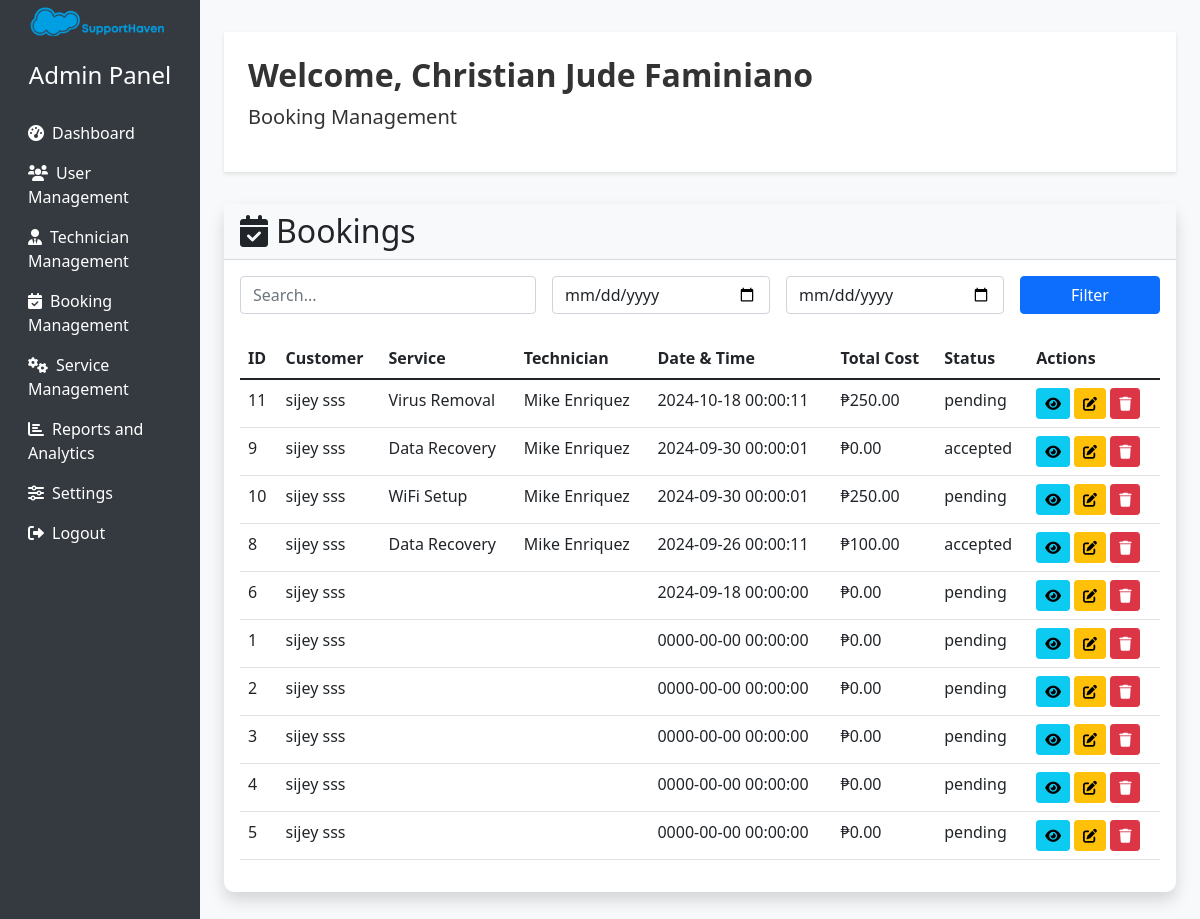
The app's page /admin/booking-management.php (signed in) with its own data.
### tables this page shows
CREATE TABLE `users` (
  `id` int(11) NOT NULL,
  `firstname` varchar(50) NOT NULL,
  `lastname` varchar(50) NOT NULL,
  `email` varchar(100) NOT NULL,
  `password` varchar(255) NOT NULL,
  `created_at` timestamp NOT NULL DEFAULT current_timestamp(),
  `user_role_id` int(11) NOT NULL,
  `auth_provider` enum('local','google','facebook') DEFAULT 'local',
  `oauth_id` varchar(255) DEFAULT NULL,
  `avatar` VARCHAR(255) DEFAULT NULL
);

CREATE TABLE `bookings` (
  `id` int(11) NOT NULL,
  `user_id` int(11) NOT NULL,
  `service_id` int(11) DEFAULT NULL,
  `technician_id` int(11) DEFAULT NULL,
  `booking_date` date NOT NULL,
  `booking_time` time NOT NULL,
  `location` varchar(255) NOT NULL,
  `payment_method` varchar(50) NOT NULL,
  `total_cost` decimal(10,2) NOT NULL,
  `created_at` timestamp NOT NULL DEFAULT current_timestamp(),
  `status` enum('pending','accepted','completed','cancelled') DEFAULT 'pending'
);

CREATE TABLE `services` (
  `id` int(11) NOT NULL,
  `category_id` int(11) DEFAULT NULL,
  `name` varchar(100) NOT NULL,
  `price` decimal(10,2) NOT NULL,
  `description` text DEFAULT NULL
);

### admin/booking-management.php (the view, shortened to what this page needs)
<?php
$database = new Connection();
$db = $database->getConnection();
function getAllBookings($db, $filters = []) {
    $query = "SELECT b.id, u.firstname, u.lastname, s.name as service_name,
              t.firstname as tech_firstname, t.lastname as tech_lastname,
              b.booking_date, b.booking_time, b.location, b.payment_method,
              b.total_cost, b.created_at, b.status
              FROM bookings b
              JOIN users u ON b.user_id = u.id
              LEFT JOIN services s ON b.service_id = s.id
              LEFT JOIN users t ON b.technician_id = t.id";
    $params = [];
    $query .= " ORDER BY b.booking_date DESC, b.booking_time DESC";
    $stmt = $db->prepare($query);
    $stmt->execute();
    return $stmt->fetchAll(PDO::FETCH_ASSOC);
}
$action = isset($_GET['action']) ? $_GET['action'] : 'list';
switch ($action) {
    default:
        $filters = [
            'search' => isset($_GET['search']) ? $_GET['search'] : '',
            'date_from' => isset($_GET['date_from']) ? $_GET['date_from'] : '',
            'date_to' => isset($_GET['date_to']) ? $_GET['date_to'] : ''
        ];
        $bookings = getAllBookings($db, $filters);
        break;
}
$adminName = '';
if (isset($_SESSION['user_id'])) {
    $query = "SELECT firstname, lastname FROM users WHERE id = :user_id";
    $stmt = $db->prepare($query);
    $stmt->bindParam(':user_id', $_SESSION['user_id']);
    $stmt->execute();
    $result = $stmt->fetch(PDO::FETCH_ASSOC);
    if ($result) {
        $adminName = htmlspecialchars($result['firstname'] . ' ' . $result['lastname']);
    }
}
?>
<!DOCTYPE html>
<html lang="en">
<head>
    <link href="https://cdn.jsdelivr.net/npm/bootstrap@5.1.3/dist/css/bootstrap.min.css" rel="stylesheet">
    <link rel="stylesheet" href="https://cdnjs.cloudflare.com/ajax/libs/font-awesome/6.0.0-beta3/css/all.min.css">
</head>
<body>
    <div class="container-fluid">
        <div class="row">
            <nav class="col-md-3 col-lg-2 d-md-block sidebar">
                <div class="position-sticky">
                    <div class="text-center mb-4">
                        <img src="../images/logo.png" alt="SupportHaven Logo" class="admin-logo mb-3">
                        <h4 class="text-white">Admin Panel</h4>
                    </div>
                    <ul class="nav flex-column">
                        <li class="nav-item">
                            <a class="nav-link" href="admin.php"><i class="fas fa-tachometer-alt me-2"></i>Dashboard</a>
                        </li>
                        <li class="nav-item">
                            <a class="nav-link" href="users.php"><i class="fas fa-users me-2"></i>User Management</a>
                        </li>
                        <li class="nav-item">
                            <a class="nav-link" href="technician-management.php"><i class="fas fa-user-tie me-2"></i>Technician Management</a>
                        </li>
                        <li class="nav-item">
                            <a class="nav-link active" href="booking-management.php"><i class="fas fa-calendar-check me-2"></i>Booking Management</a>
                        </li>
                        <li class="nav-item">
                            <a class="nav-link" href="service-management.php"><i class="fas fa-cogs me-2"></i>Service Management</a>
                        </li>
                        <li class="nav-item">
                            <a class="nav-link" href="analytics.php"><i class="fas fa-chart-bar me-2"></i>Reports and Analytics</a>
                        </li>
                        <li class="nav-item">
                            <a class="nav-link" href="settings.php"><i class="fas fa-sliders-h me-2"></i>Settings</a>
                        </li>
                        <li class="nav-item">
                            <a class="nav-link" href="../logout.php"><i class="fas fa-sign-out-alt me-2"></i>Logout</a>
                        </li>
                    </ul>
                </div>
            </nav>
            <main role="main" class="col-md-9 ml-sm-auto col-lg-10 px-md-4 main-content">
                <div class="admin-header p-4">
                    <h2 class="display-9 fw-bold">Welcome, <?php echo $adminName ? $adminName : 'Admin'; ?></h2>
                    <p class="lead">Booking Management</p>
                </div>
                <?php if ($action === 'list'): ?>
                    <div class="card mb-4">
                        <div class="card-header bg-light d-flex justify-content-between align-items-center">
                            <h2 class="mb-0"><i class="fas fa-calendar-check me-2"></i>Bookings</h2>
                        </div>
                        <div class="card-body">
                            <form action="" method="get" class="mb-4">
                                <div class="row g-3">
                                    <div class="col-md-4">
                                        <input type="text" class="form-control" name="search" placeholder="Search..." value="<?php echo isset($_GET['search']) ? htmlspecialchars($_GET['search']) : ''; ?>">
                                    </div>
                                    <div class="col-md-3">
                                        <input type="date" class="form-control" name="date_from" value="<?php echo isset($_GET['date_from']) ? htmlspecialchars($_GET['date_from']) : ''; ?>">
                                    </div>
                                    <div class="col-md-3">
                                        <input type="date" class="form-control" name="date_to" value="<?php echo isset($_GET['date_to']) ? htmlspecialchars($_GET['date_to']) : ''; ?>">
                                    </div>
                                    <div class="col-md-2">
                                        <button type="submit" class="btn btn-primary w-100">Filter</button>
                                    </div>
                                </div>
                            </form>
                            <div class="table-responsive">
                                <table class="table table-hover">
                                    <thead>
                                        <tr>
                                            <th>ID</th>
                                            <th>Customer</th>
                                            <th>Service</th>
                                            <th>Technician</th>
                                            <th>Date & Time</th>
                                            <th>Total Cost</th>
                                            <th>Status</th>
                                            <th>Actions</th>
                                        </tr>
                                    </thead>
                                    <tbody>
                                        <?php foreach ($bookings as $booking): ?>
                                        <tr>
                                            <td><?php echo htmlspecialchars($booking['id']); ?></td>
                                            <td><?php echo htmlspecialchars($booking['firstname'] . ' ' . $booking['lastname']); ?></td>
                                            <td><?php echo htmlspecialchars($booking['service_name']); ?></td>
                                            <td><?php echo htmlspecialchars($booking['tech_firstname'] . ' ' . $booking['tech_lastname']); ?></td>
                                            <td><?php echo htmlspecialchars($booking['booking_date'] . ' ' . $booking['booking_time']); ?></td>
                                            <td>₱<?php echo htmlspecialchars($booking['total_cost']); ?></td>
                                            <td><?php echo htmlspecialchars($booking['status']); ?></td>
                                            <td>
                                                <a href="?action=view&id=<?php echo $booking['id']; ?>" class="btn btn-sm btn-info"><i class="fas fa-eye"></i></a>
                                                <a href="?action=edit&id=<?php echo $booking['id']; ?>" class="btn btn-sm btn-warning"><i class="fas fa-edit"></i></a>
                                                <a href="?action=delete&id=<?php echo $booking['id']; ?>" class="btn btn-sm btn-danger" onclick="return confirm('Are you sure you want to delete this booking?');"><i class="fas fa-trash"></i></a>
                                            </td>
                                        </tr>
                                        <?php endforeach; ?>
                                    </tbody>
                                </table>
                            </div>
                        </div>
                    </div>
                <?php endif; ?>
            </main>
        </div>
    </div>
</body>
</html>

### admin/booking-management.php (style rules this page uses)
body { font-family: 'Segoe UI', Tahoma, Geneva, Verdana, sans-serif; background-color: #f8f9fa; }
.sidebar { background-color: #343a40; min-height: 100vh; color: #fff; }
.sidebar .nav-link { color: #fff; transition: all 0.3s; }
.main-content { padding: 2rem; }
.card { border: none; border-radius: 10px; box-shadow: 0 0.5rem 1rem rgba(0, 0, 0, 0.15); transition: all 0.3s; }
.table { background-color: #fff; border-radius: 10px; }
.admin-header { background-color: #ffffff; color: #333; padding: 1rem 0; margin-bottom: 2rem; box-shadow: 0 2px 4px rgba(0,0,0,0.1); }
.admin-logo { max-width: 150px; height: auto; }

### records on screen
users: adminName "Christian Jude Faminiano"
bookings: id "11", user.lastname "sijey sss", service.name "Virus Removal", technician.lastname "Mike Enriquez", booking_date+booking_time "2024-10-18 00:00:11", total_cost "250.00", status "pending"
bookings: id "9", user.lastname "sijey sss", service.name "Data Recovery", technician.lastname "Mike Enriquez", booking_date+booking_time "2024-09-30 00:00:01", total_cost "0.00", status "accepted"
bookings: id "10", user.lastname "sijey sss", service.name "WiFi Setup", technician.lastname "Mike Enriquez", booking_date+booking_time "2024-09-30 00:00:01", total_cost "250.00", status "pending"
bookings: id "8", user.lastname "sijey sss", service.name "Data Recovery", technician.lastname "Mike Enriquez", booking_date+booking_time "2024-09-26 00:00:11", total_cost "100.00", status "accepted"
bookings: id "6", user.lastname "sijey sss", booking_date+booking_time "2024-09-18 00:00:00", total_cost "0.00", status "pending"
bookings: id "1", user.lastname "sijey sss", booking_date+booking_time "0000-00-00 00:00:00", total_cost "0.00", status "pending"
bookings: id "2", user.lastname "sijey sss", booking_date+booking_time "0000-00-00 00:00:00", total_cost "0.00", status "pending"
bookings: id "3", user.lastname "sijey sss", booking_date+booking_time "0000-00-00 00:00:00", total_cost "0.00", status "pending"
bookings: id "4", user.lastname "sijey sss", booking_date+booking_time "0000-00-00 00:00:00", total_cost "0.00", status "pending"
bookings: id "5", user.lastname "sijey sss", booking_date+booking_time "0000-00-00 00:00:00", total_cost "0.00", status "pending"
